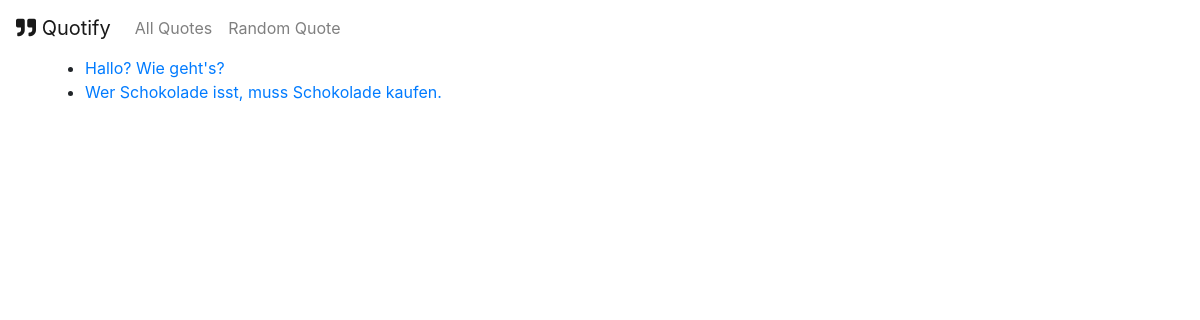
The page /quotes/ on the database as committed earlier.
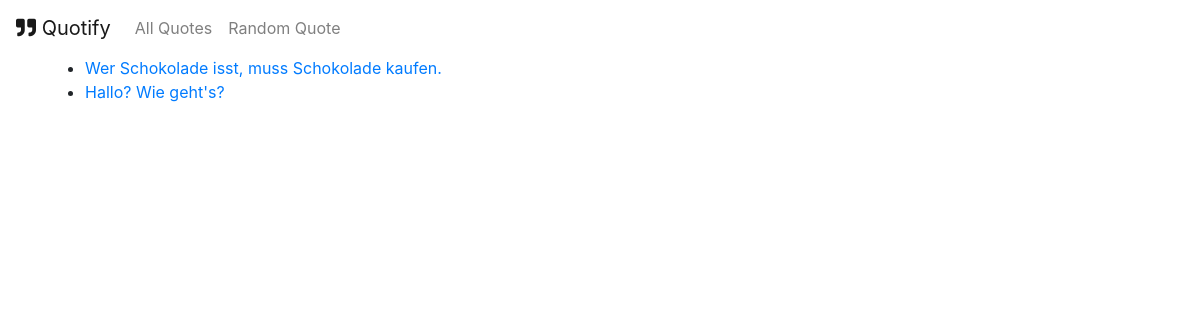
The same page on the database as committed later.
### quotes/models.py (models this page shows, shortened)
class Quote(models.Model):
    quote_text = models.CharField(max_length=1000)
    pub_date = models.DateTimeField('date published', auto_now=True)
    likes = models.IntegerField(default=0)

### quotes/views.py (the view)
# urls.py: path('', views.IndexView.as_view(), name='index'),
class IndexView(generic.ListView):
    template_name = 'quotes/index.html'
    context_object_name = 'quote_list'
    def get_queryset(self):
        return Quote.objects.all().order_by('-pub_date')

### quotes/templates/quotes/index.html
{% extends 'quotes/base.html' %}
{% block content %}
    {% if quote_list %}
    <ul>
    {% for quote in quote_list %}
        <li><a href="{% url 'quotes:detail' quote.id %}">{{ quote.quote_text }}</a></li>
    {% endfor %}
    </ul>
    {% else %}
        <p>No quotes available.</p>
    {% endif %}
{% endblock %}

Rows that differ between the two databases and show on the page:
changed Quote "Wer Schokolade isst, muss Schokolade kaufen.": moves up the list
